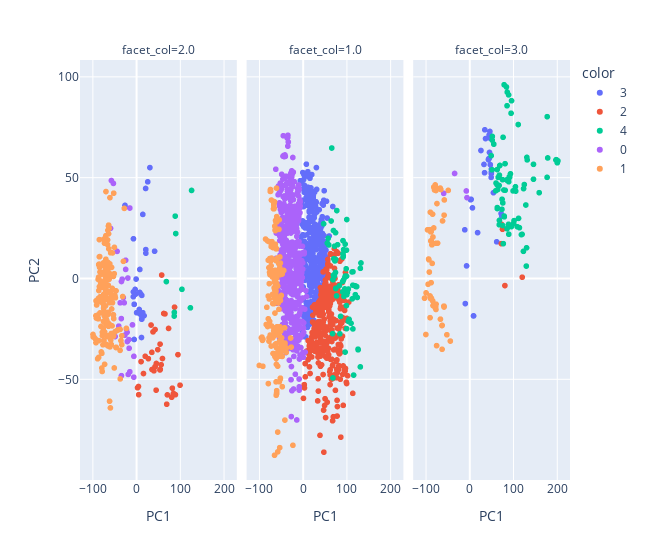

The notebook cell saved with this chart:
### Markdown cell above
## Analyse des résultats pour 5 clusters données normalisées (meilleur RAND Index)

### Code cell
fig = px.scatter(x=pcs.T[0], y=pcs.T[1], color=labels,
                 labels={'x': 'PC1', 'y': 'PC2'}, width=650, facet_col=data['fetal_health'])
fig.show()

### Figure 1 — Plotly figure (JSON) as saved in the notebook; plotly's stock layout.template omitted (floating-point values rounded to 4 significant figures; data arrays with more than 128 entries replaced by an {"elided": "..."} marker saying what was removed)
{"data": [{"hovertemplate": "color=3<br>facet_col=2.0<br>PC1=%{x}<br>PC2=%{y}<extra></extra>", "legendgroup": "3", "marker": {"color": "#636efa", "symbol": "circle"}, "mode": "markers", "name": "3", "showlegend": true, "type": "scattergl", "x": [20.94, -5.277, 25.8, 21.36, 21.54, 14.48, 41.5, -6.876, 7.6, -2.422, -7.07, 12.22, -5.17, -5.17, 10.31, -0.9112, 7.672, 0.3103, 4.798, 10.93, -7.204, 6.293, 17.44, 14.4, 12.43, 11.93, 11.48, -26.31, -3.138, 30.73], "xaxis": "x", "y": [44.64, -30.24, 47.94, 14.33, 12.54, 31.78, 13.52, 19.68, -6.918, -7.839, -6.645, -8.386, -12.82, -12.82, -7.876, -0.2906, 4.462, -16.97, -17.13, -18.25, -9.053, -15.38, -18.46, -16.97, -20.09, -20.18, -29.28, 36.25, -5.414, 54.98], "yaxis": "y"}, {"hovertemplate": "color=3<br>facet_col=1.0<br>PC1=%{x}<br>PC2=%{y}<extra></extra>", "legendgroup": "3", "marker": {"color": "#636efa", "symbol": "circle"}, "mode": "markers", "name": "3", "showlegend": false, "type": "scattergl", "x": {"elided": "411 float values"}, "xaxis": "x2", "y": {"elided": "411 float values"}, "yaxis": "y2"}, {"hovertemplate": "color=3<br>facet_col=3.0<br>PC1=%{x}<br>PC2=%{y}<extra></extra>", "legendgroup": "3", "marker": {"color": "#636efa", "symbol": "circle"}, "mode": "markers", "name": "3", "showlegend": false, "type": "scattergl", "x": [3.607, 3.666, 2.523, 9.253, 9.253, -9.541, 62.36, -6.67, 47.7, 54.87, 6.803, 18.6, 45.9, 34.53, 46.79, 44.86, 47.27, 36.79, 33.28, 35.15, -10.8, 49.67, 50.07, 50.33, 50.25, 43.71, 43.54, 45.56, 26.29, 72.36, 74.25], "xaxis": "x3", "y": [39.2, 39.24, 39.04, -18.56, -18.56, -12.45, 18.18, 6.232, 56.42, 42.53, 35.01, 22.74, 62.51, 52.44, 72.9, 71.13, 69.55, 69.37, 56.56, 73.72, 24.13, 50.14, 52.01, 52.93, 54.22, 59.29, 58.86, 59.66, 63.47, 32.23, 30.93], "yaxis": "y3"}, {"hovertemplate": "color=2<br>facet_col=2.0<br>PC1=%{x}<br>PC2=%{y}<extra></extra>", "legendgroup": "2", "marker": {"color": "#EF553B", "symbol": "circle"}, "mode": "markers", "name": "2", "showlegend": true, "type": "scattergl", "x": [53.79, 54.54, 57.72, 42.6, 42.68, 10.49, 95.04, 2.436, 4.553, 5.061, 16.09, 27.26, 20.04, 56.57, 54.01, 45.49, 69.27, 70.81, 82.17, 84.08, 59.56, 80.69, 84.74, 89.19, 99.81, 37.89, 40.0, 35.2, 48.82, 33.33, 35.52, 65.24, 62.38, 73.51, 87.16, 42.58, 45.02], "xaxis": "x", "y": [-45.38, -45.09, 1.695, -43.72, -43.73, -41.24, -37.77, -54.17, -53.57, -57.63, -47.13, -39.77, -38.6, -42.76, -32.55, -42.15, -62.35, -57.73, -54.4, -57.78, -39.7, -58.9, -57.0, -57.62, -52.91, -26.48, -45.8, -36.63, -35.3, -23.09, -45.15, -17.57, -17.36, -24.78, -14.22, -25.31, -55.38], "yaxis": "y"}, {"hovertemplate": "color=2<br>facet_col=1.0<br>PC1=%{x}<br>PC2=%{y}<extra></extra>", "legendgroup": "2", "marker": {"color": "#EF553B", "symbol": "circle"}, "mode": "markers", "name": "2", "showlegend": false, "type": "scattergl", "x": {"elided": "376 float values"}, "xaxis": "x2", "y": {"elided": "376 float values"}, "yaxis": "y2"}, {"hovertemplate": "color=2<br>facet_col=3.0<br>PC1=%{x}<br>PC2=%{y}<extra></extra>", "legendgroup": "2", "marker": {"color": "#EF553B", "symbol": "circle"}, "mode": "markers", "name": "2", "showlegend": false, "type": "scattergl", "x": [81.15, 120.8, 73.53, 75.65, 72.96], "xaxis": "x3", "y": [-3.536, 0.6219, 26.85, 24.39, 17.26], "yaxis": "y3"}, {"hovertemplate": "color=4<br>facet_col=2.0<br>PC1=%{x}<br>PC2=%{y}<extra></extra>", "legendgroup": "4", "marker": {"color": "#00cc96", "symbol": "circle"}, "mode": "markers", "name": "4", "showlegend": true, "type": "scattergl", "x": [104.1, 123.6, 126.2, 86.42, 86.75, 68.51, 89.96, 88.77], "xaxis": "x", "y": [-5.372, -14.56, 43.66, -18.64, -16.8, -1.547, 22.28, 30.93], "yaxis": "y"}, {"hovertemplate": "color=4<br>facet_col=1.0<br>PC1=%{x}<br>PC2=%{y}<extra></extra>", "legendgroup": "4", "marker": {"color": "#00cc96", "symbol": "circle"}, "mode": "markers", "name": "4", "showlegend": false, "type": "scattergl", "x": [68.61, 114.5, 112.4, 114.2, 112.8, 99.0, 126.3, 124.4, 116.0, 68.6, 131.5, 101.9, 100.6, 110.1, 105.6, 114.4, 126.1, 100.4, 104.0, 70.57, 74.81, 59.2, 74.51, 95.09, 93.81, 93.1, 99.65, 104.0, 99.66, 69.72, 70.12, 96.01, 92.86, 97.0, 91.67, 98.2, 91.14, 91.83, 68.56, 99.78, 92.41, 86.07, 76.95, 73.18, 77.48, 96.54, 55.71, 57.77, 84.5, 65.94, 79.26, 69.86, 72.41, 74.92, 72.04, 75.28, 100.0, 90.99, 95.59, 83.53, 91.72, 74.56, 120.7, 131.5, 132.9, 120.0, 123.1, 119.9, 67.68, 64.5, 96.61, 47.31], "xaxis": "x2", "y": [-0.6178, 3.312, 3.223, -3.344, -10.11, 4.809, -35.38, -9.419, -47.91, -49.32, -43.84, -6.912, -8.046, -22.22, -20.22, -25.0, -35.06, 29.23, -21.28, 9.776, 9.478, 16.61, 2.985, -6.517, -8.903, 14.35, 14.06, -5.229, -13.43, 1.618, 1.5, 0.5593, -0.7645, 1.218, 12.32, 1.217, -1.473, 10.64, -0.5116, 1.129, 11.24, -18.8, -8.637, 8.705, 33.67, -36.51, 17.5, 19.91, -27.46, 64.69, 16.72, 23.79, 16.03, -4.99, 1.164, -4.838, -24.89, -6.63, -5.188, -3.524, 18.76, 22.73, -3.967, 5.044, 7.692, -3.649, -4.025, -8.022, -27.35, 28.5, 17.03, 27.11], "yaxis": "y2"}, {"hovertemplate": "color=4<br>facet_col=3.0<br>PC1=%{x}<br>PC2=%{y}<extra></extra>", "legendgroup": "4", "marker": {"color": "#00cc96", "symbol": "circle"}, "mode": "markers", "name": "4", "showlegend": false, "type": "scattergl", "x": [159.7, 177.8, 120.6, 146.7, 130.8, 132.2, 95.3, 90.01, 131.5, 123.7, 77.49, 130.2, 119.0, 146.7, 111.7, 60.18, 90.9, 89.95, 91.97, 81.52, 93.89, 91.03, 65.8, 105.9, 123.9, 125.6, 105.3, 86.89, 85.12, 99.84, 49.8, 55.78, 52.02, 52.39, 69.62, 79.43, 79.71, 69.19, 60.84, 96.33, 86.49, 89.66, 84.7, 79.35, 76.41, 89.57, 86.06, 74.33, 96.1, 102.1, 178.0, 201.2, 202.7, 198.8, 198.0, 179.3, 64.92, 68.17, 68.53, 63.05, 63.61, 63.7, 68.58, 63.51, 74.67, 67.95, 51.65, 78.81, 81.79, 101.0, 112.4, 76.94, 129.1, 114.4, 109.6, 75.68, 76.1, 86.01], "xaxis": "x3", "y": [42.54, 50.16, 21.89, 49.23, 15.21, 58.82, 81.94, 21.95, 60.05, 13.45, 17.27, 6.141, 21.74, 56.6, 76.35, 43.49, 49.9, 47.98, 50.25, 56.93, 51.89, 50.36, 50.13, 43.31, 44.55, 46.57, 45.49, 48.56, 48.9, 43.42, 60.89, 66.59, 68.61, 70.44, 56.06, 30.95, 30.56, 55.95, 47.32, 88.15, 92.39, 91.04, 94.97, 96.07, 37.47, 26.87, 24.65, 34.3, 25.72, 28.7, 80.24, 57.37, 58.31, 58.93, 58.74, 59.78, 44.13, 26.64, 28.83, 46.54, 34.68, 35.15, 51.24, 54.01, 39.27, 46.13, 53.88, 43.88, 43.75, 27.39, 29.8, 70.01, 36.44, 25.18, 25.64, 49.01, 26.27, 85.66], "yaxis": "y3"}, {"hovertemplate": "color=0<br>facet_col=2.0<br>PC1=%{x}<br>PC2=%{y}<extra></extra>", "legendgroup": "0", "marker": {"color": "#ab63fa", "symbol": "circle"}, "mode": "markers", "name": "0", "showlegend": true, "type": "scattergl", "x": [-52.88, -5.944, -24.8, -44.43, -28.06, -32.75, -16.86, -57.42, -37.42, -26.43, -30.12, -15.24, -19.7, -59.46, -24.83, -17.41, -20.94, -34.73, -9.181, -48.96, -34.48, -15.2, -34.43, -6.091, -18.93, -40.65, -22.86, -21.58], "xaxis": "x", "y": [47.14, -38.61, 4.5, 13.45, -12.05, -0.3364, -34.6, 48.57, -12.07, -28.1, -9.458, 34.93, 0.2249, 24.86, 9.041, -30.31, -31.27, -19.89, -23.02, -28.81, -48.19, -46.26, -1.496, -48.95, -47.57, -23.63, -25.23, -26.71], "yaxis": "y"}, {"hovertemplate": "color=0<br>facet_col=1.0<br>PC1=%{x}<br>PC2=%{y}<extra></extra>", "legendgroup": "0", "marker": {"color": "#ab63fa", "symbol": "circle"}, "mode": "markers", "name": "0", "showlegend": false, "type": "scattergl", "x": {"elided": "599 float values"}, "xaxis": "x2", "y": {"elided": "599 float values"}, "yaxis": "y2"}, {"hovertemplate": "color=0<br>facet_col=3.0<br>PC1=%{x}<br>PC2=%{y}<extra></extra>", "legendgroup": "0", "marker": {"color": "#ab63fa", "symbol": "circle"}, "mode": "markers", "name": "0", "showlegend": false, "type": "scattergl", "x": [-59.11, -5.676, -7.192, -34.13], "xaxis": "x3", "y": [42.21, 40.1, 43.39, 52.08], "yaxis": "y3"}, {"hovertemplate": "color=1<br>facet_col=2.0<br>PC1=%{x}<br>PC2=%{y}<extra></extra>", "legendgroup": "1", "marker": {"color": "#FFA15A", "symbol": "circle"}, "mode": "markers", "name": "1", "showlegend": true, "type": "scattergl", "x": {"elided": "192 float values"}, "xaxis": "x", "y": {"elided": "192 float values"}, "yaxis": "y"}, {"hovertemplate": "color=1<br>facet_col=1.0<br>PC1=%{x}<br>PC2=%{y}<extra></extra>", "legendgroup": "1", "marker": {"color": "#FFA15A", "symbol": "circle"}, "mode": "markers", "name": "1", "showlegend": false, "type": "scattergl", "x": {"elided": "197 float values"}, "xaxis": "x2", "y": {"elided": "197 float values"}, "yaxis": "y2"}, {"hovertemplate": "color=1<br>facet_col=3.0<br>PC1=%{x}<br>PC2=%{y}<extra></extra>", "legendgroup": "1", "marker": {"color": "#FFA15A", "symbol": "circle"}, "mode": "markers", "name": "1", "showlegend": false, "type": "scattergl", "x": [-74.48, -76.78, -58.16, -78.38, -84.15, -76.55, -87.09, -80.1, -90.38, -99.52, -89.04, -91.93, -102.9, -102.9, -78.2, -94.8, -87.91, -89.4, -91.0, -87.78, -88.81, -92.89, -93.59, -87.57, -88.69, -99.88, -85.48, -58.31, -58.28, -58.79, -63.01, -66.58, -90.3, -51.82, -43.88, -77.58, -83.62, -76.8, -62.61, -57.67, -78.42, -81.85, -81.78, -48.68, -65.62, -67.14, -81.89, -84.48, -76.54, -83.65, -73.09, -86.06, -96.08, -95.81, -61.75, -89.69, -75.39, -62.77], "xaxis": "x3", "y": [37.15, 43.62, 31.41, 45.47, -11.18, -12.73, -9.859, 43.88, -8.669, -7.144, -9.989, 3.188, -9.764, -9.764, -14.61, -2.863, -2.083, 23.58, 24.19, 23.22, 23.13, 9.259, 9.648, 18.73, 18.63, -27.79, 7.489, -14.16, -13.71, -13.75, -23.34, -20.18, -19.45, -27.9, -31.05, -13.93, -13.45, -15.36, -23.24, 38.94, 46.4, 45.28, 45.29, 43.69, 44.12, 44.84, 25.07, 31.9, 17.47, 20.56, 17.51, 16.68, 24.1, 24.13, 28.54, 32.85, -33.3, -35.11], "yaxis": "y3"}], "layout": {"annotations": [{"font": {}, "showarrow": false, "text": "facet_col=2.0", "x": 0.16, "xanchor": "center", "xref": "paper", "y": 1, "yanchor": "bottom", "yref": "paper"}, {"font": {}, "showarrow": false, "text": "facet_col=1.0", "x": 0.5, "xanchor": "center", "xref": "paper", "y": 1, "yanchor": "bottom", "yref": "paper"}, {"font": {}, "showarrow": false, "text": "facet_col=3.0", "x": 0.84, "xanchor": "center", "xref": "paper", "y": 1, "yanchor": "bottom", "yref": "paper"}], "legend": {"title": {"text": "color"}, "tracegroupgap": 0}, "margin": {"t": 60}, "width": 650, "xaxis": {"anchor": "y", "domain": [0, 0.32], "title": {"text": "PC1"}}, "xaxis2": {"anchor": "y2", "domain": [0.34, 0.66], "matches": "x", "title": {"text": "PC1"}}, "xaxis3": {"anchor": "y3", "domain": [0.68, 1.0], "matches": "x", "title": {"text": "PC1"}}, "yaxis": {"anchor": "x", "domain": [0, 1], "title": {"text": "PC2"}}, "yaxis2": {"anchor": "x2", "domain": [0, 1], "matches": "y", "showticklabels": false}, "yaxis3": {"anchor": "x3", "domain": [0, 1], "matches": "y", "showticklabels": false}}}
